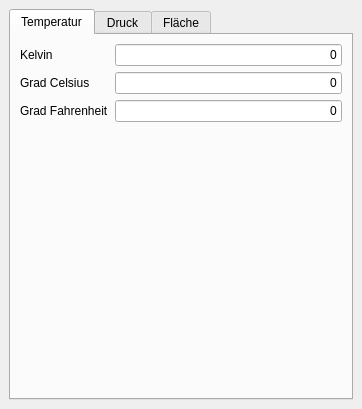
<?xml version="1.0" encoding="UTF-8"?>
<ui version="4.0">
 <class>MainWindow</class>
 <widget class="QMainWindow" name="MainWindow">
  <property name="geometry">
   <rect>
    <x>0</x>
    <y>0</y>
    <width>362</width>
    <height>409</height>
   </rect>
  </property>
  <property name="windowTitle">
   <string>Einheitenkonverter</string>
  </property>
  <widget class="QWidget" name="centralwidget">
   <layout class="QVBoxLayout" name="verticalLayout">
    <item>
     <widget class="QTabWidget" name="tabWidget">
      <property name="currentIndex">
       <number>0</number>
      </property>
      <widget class="QWidget" name="tab_Temperatur">
       <attribute name="title">
        <string>Temperatur</string>
       </attribute>
       <layout class="QVBoxLayout" name="verticalLayout_2">
        <item>
         <layout class="QFormLayout" name="formLayout_Temperatur">
          <item row="0" column="0">
           <widget class="QLabel" name="label_Kelvin">
            <property name="text">
             <string>Kelvin</string>
            </property>
           </widget>
          </item>
          <item row="0" column="1">
           <widget class="QLineEdit" name="lineEdit_Kelvin">
            <property name="text">
             <string>0</string>
            </property>
            <property name="alignment">
             <set>Qt::AlignRight|Qt::AlignTrailing|Qt::AlignVCenter</set>
            </property>
           </widget>
          </item>
          <item row="1" column="0">
           <widget class="QLabel" name="label_Celcius">
            <property name="text">
             <string>Grad Celsius</string>
            </property>
           </widget>
          </item>
          <item row="1" column="1">
           <widget class="QLineEdit" name="lineEdit_Celsius">
            <property name="text">
             <string>0</string>
            </property>
            <property name="alignment">
             <set>Qt::AlignRight|Qt::AlignTrailing|Qt::AlignVCenter</set>
            </property>
           </widget>
          </item>
          <item row="2" column="0">
           <widget class="QLabel" name="label_Fahrenheit">
            <property name="text">
             <string>Grad Fahrenheit</string>
            </property>
           </widget>
          </item>
          <item row="2" column="1">
           <widget class="QLineEdit" name="lineEdit_Fahrenheit">
            <property name="text">
             <string>0</string>
            </property>
            <property name="alignment">
             <set>Qt::AlignRight|Qt::AlignTrailing|Qt::AlignVCenter</set>
            </property>
           </widget>
          </item>
         </layout>
        </item>
       </layout>
      </widget>
      <widget class="QWidget" name="tab_Druck">
       <attribute name="title">
        <string>Druck</string>
       </attribute>
       <layout class="QVBoxLayout" name="verticalLayout_3"/>
      </widget>
      <widget class="QWidget" name="tab_Flaeche">
       <attribute name="title">
        <string>Fläche</string>
       </attribute>
       <layout class="QVBoxLayout" name="verticalLayout_4">
        <item>
         <layout class="QFormLayout" name="formLayout_Flaeche"/>
        </item>
       </layout>
      </widget>
     </widget>
    </item>
   </layout>
  </widget>
 </widget>
 <resources/>
 <connections/>
</ui>
